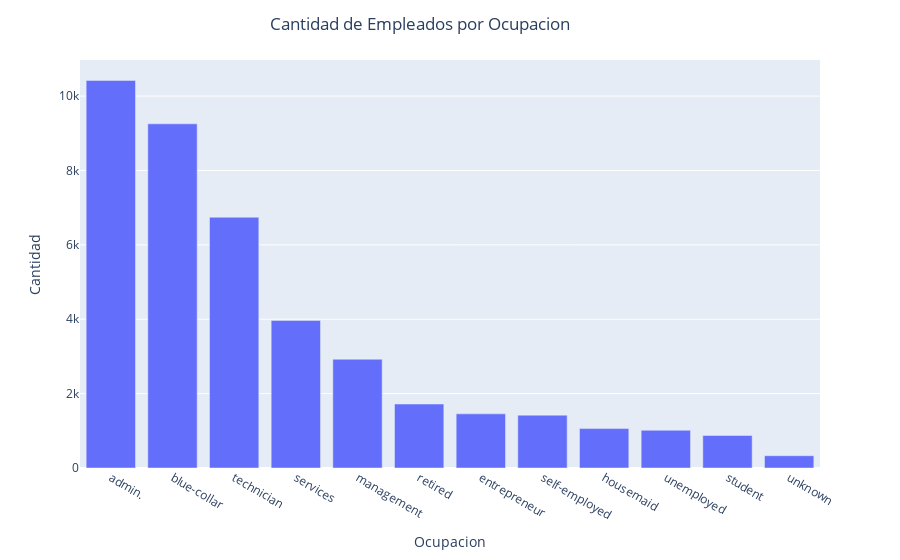

The cell this chart's notebook holds for it:
### Code cell
fig = px.bar(df_job,x = 'index',y = 'job',labels={'index':'Ocupacion','job':'Cantidad'})
fig.update_layout(title =  {'text':'Cantidad de Empleados por Ocupacion','x': 0.3})

### Figure 1 — Plotly figure (JSON) as saved in the notebook; plotly's stock layout.template omitted (floating-point values rounded to 4 significant figures)
{"data": [{"alignmentgroup": "True", "hovertemplate": "Ocupacion=%{x}<br>Cantidad=%{y}<extra></extra>", "legendgroup": "", "marker": {"color": "#636efa", "pattern": {"shape": ""}}, "name": "", "offsetgroup": "", "orientation": "v", "showlegend": false, "textposition": "auto", "type": "bar", "x": ["admin.", "blue-collar", "technician", "services", "management", "retired", "entrepreneur", "self-employed", "housemaid", "unemployed", "student", "unknown"], "xaxis": "x", "y": [10422, 9254, 6743, 3969, 2924, 1720, 1456, 1421, 1060, 1014, 875, 330], "yaxis": "y"}], "layout": {"barmode": "relative", "legend": {"tracegroupgap": 0}, "margin": {"t": 60}, "title": {"text": "Cantidad de Empleados por Ocupacion", "x": 0.3}, "xaxis": {"anchor": "y", "domain": [0, 1], "title": {"text": "Ocupacion"}}, "yaxis": {"anchor": "x", "domain": [0, 1], "title": {"text": "Cantidad"}}}}
